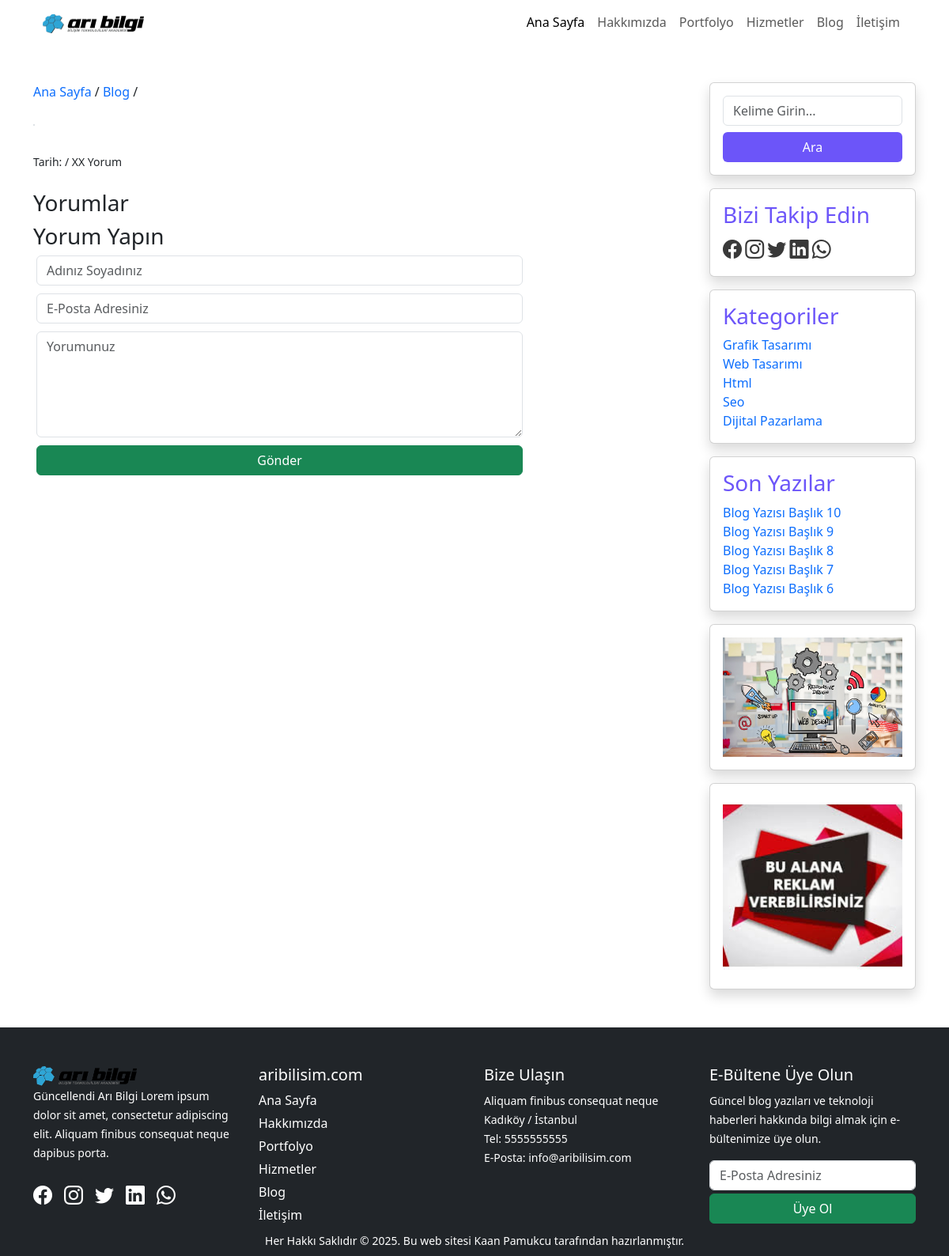
Screenshot of /makale.php with the database file from the repository.
### tables this page shows
CREATE TABLE `yazilar` (
  `id` int(11) NOT NULL,
  `baslik` varchar(150) NOT NULL,
  `aciklama` text NOT NULL,
  `meta` varchar(250) NOT NULL,
  `durum` varchar(15) NOT NULL,
  `tarih` varchar(15) NOT NULL,
  `kategori` varchar(50) NOT NULL,
  `gorsel` varchar(150) NOT NULL
);

CREATE TABLE `reklam_talep` (
  `id` int(11) NOT NULL,
  `isim` varchar(30) NOT NULL,
  `telefon` varchar(15) NOT NULL,
  `eposta` varchar(50) NOT NULL,
  `adres` varchar(50) NOT NULL,
  `gorsel` varchar(50) NOT NULL,
  `durum` varchar(10) NOT NULL
);

CREATE TABLE `ayarlar` (
  `id` int(11) NOT NULL,
  `kisaAciklama` text NOT NULL,
  `telefon` varchar(15) NOT NULL,
  `wp` varchar(15) NOT NULL,
  `eposta` varchar(75) NOT NULL,
  `adres` varchar(100) NOT NULL,
  `harita` text NOT NULL,
  `facebook` varchar(100) NOT NULL,
  `instagram` varchar(100) NOT NULL,
  `twitter` varchar(100) NOT NULL,
  `linkedin` varchar(100) NOT NULL,
  `logo` varchar(75) NOT NULL
);

### aside.php (the view, shortened to what this page needs)
<div class="col-md-3">
    <div class="row mb-3">
        <div class="col-12">
            <div class="card shadow">
                <div class="card-body">
                    <form action="" method="get">
                        <input type="search" name="ara" placeholder="Kelime Girin..." class="form-control mb-2">
                        <input type="submit" value="Ara" class="btn btn-purple w-100" name="find">
                    </form>
                </div>
            </div>
        </div>
    </div>
    <div class="row mb-3">
        <div class="col-12">
            <div class="card shadow">
                <div class="card-body">
                    <h3 class="text-purple">Bizi Takip Edin</h3>
                    <a href=""><i class="bi bi-facebook"></i></a>
                    <a href=""><i class="bi bi-instagram"></i></a>
                    <a href=""><i class="bi bi-twitter"></i></a>
                    <a href=""><i class="bi bi-linkedin"></i></a>
                    <a href=""><i class="bi bi-whatsapp"></i></a>
                </div>
            </div>
        </div>
    </div>
    <div class="row mb-3">
        <div class="col-12">
            <div class="card shadow">
                <div class="card-body">
                    <h3 class="text-purple">Kategoriler</h3>
                    <div class="flexList">
                        <?php
                        $katList = $db->prepare('select distinct kategori from yazilar');
                        $katList->execute();
                        if ($katList->rowCount()) {
                            foreach ($katList as $katListSatir) {
                        ?>
                                <a href="kategori.php?katAdi=<?php echo $katListSatir['kategori']; ?>"><?php echo $katListSatir['kategori']; ?></a>
                        <?php
                            }
                        }
                        ?>
                    </div>
                </div>
            </div>
        </div>
    </div>
    <div class="row mb-3">
        <div class="col-12">
            <div class="card shadow">
                <div class="card-body">
                    <h3 class="text-purple">Son Yazılar</h3>
                    <div class="flexList">
                        <?php
                        $yaziList = $db->prepare('select * from yazilar order by id desc limit 5');
                        $yaziList->execute();
                        if ($yaziList->rowCount()) {
                            foreach ($yaziList as $yaziListSatir) {
                        ?>
                                <a href="makale.php?postID=<?php echo $yaziListSatir['id']; ?>"><?php echo $yaziListSatir['baslik']; ?></a>
                        <?php
                            }
                        }
                        ?>
                    </div>
                </div>
            </div>
        </div>
    </div>
    <div class="row mb-3">
        <div class="col-12">
            <div class="card shadow">
                <div class="card-body">
                    <?php
                    $reklamCek = $db->prepare('select * from reklam_talep where durum="Onaylandı" order by id desc limit 1 ');
                    $reklamCek -> execute();
                    $reklamCekSatir = $reklamCek -> fetch();
                    ?>
                    <a href="<?php echo $reklamCekSatir['adres']; ?>" target="_blank"><img src="<?php echo $reklamCekSatir['gorsel']; ?>" alt="" class="w-100"></a>
                </div>
            </div>
        </div>
    </div>
    <div class="row">
        <div class="col-12">
            <div class="card shadow">
                <div class="card-body">
                    <img src="./assets/img/reklam.jpg" alt="Arı Bilişim Reklam Alanı" class="w-100" data-bs-toggle="modal" data-bs-target="#staticBackdrop" style="cursor: pointer;">
                </div>
            </div>
        </div>
    </div>
</div>

### footer.php (shortened to what this page needs)
<footer id="footer" class="bg-dark pt-5">
    <section id="topFooter">
        <div class="container">
            <div class="row">
                <div class="col-md-3">
                    <img src="<?php echo substr($ayarlarRow['logo'], 1); ?>" alt="Arı Bilişim Logo" class="w-50">
                    <div>
                        <small><?php echo $ayarlarRow['kisaAciklama']; ?></small>
                    </div>
                    <div class="social mt-4">
                        <a href="<?php echo $ayarlarRow['facebook']; ?>"><i class="bi bi-facebook"></i></a>
                        <a href="<?php echo $ayarlarRow['instagram']; ?>"><i class="bi bi-instagram"></i></a>
                        <a href="<?php echo $ayarlarRow['twitter']; ?>"><i class="bi bi-twitter"></i></a>
                        <a href="<?php echo $ayarlarRow['linkedin']; ?>"><i class="bi bi-linkedin"></i></a>
                        <a href="https://wa.me/+9<?php echo $ayarlarRow['wp']; ?>"><i class="bi bi-whatsapp"></i></a>
                    </div>
                </div>
                <div class="col-md-3">
                    <h5>aribilisim.com</h5>
                    <div class="footerMenu">
                        <a href="index.php">Ana Sayfa</a>
                        <a href="hakkimzda.php">Hakkımızda</a>
                        <a href="portfolyo.php">Portfolyo</a>
                        <a href="#hizmetler">Hizmetler</a>
                        <a href="blog.php">Blog</a>
                        <a href="iletisim.php">İletişim</a>
                    </div>
                </div>
                <div class="col-md-3">
                    <h5>Bize Ulaşın</h5>
                    <small>
                        <?php echo $ayarlarRow['adres']; ?> <br>
                        Tel: <a href="tel:+9<?php echo $ayarlarRow['telefon']; ?>"><?php echo $ayarlarRow['telefon']; ?></a> <br>
                        E-Posta: <a href="mailto:<?php echo $ayarlarRow['eposta']; ?>"><?php echo $ayarlarRow['eposta']; ?></a>
                    </small>
                </div>
                <div class="col-md-3">
                    <h5>E-Bültene Üye Olun</h5>
                    <small>Güncel blog yazıları ve teknoloji haberleri hakkında bilgi almak için e-bültenimize üye olun.</small>
                    <form action="" method="post" class="mt-3">
                        <input type="email" name="eposta" placeholder="E-Posta Adresiniz" class="form-control mb-1">
                        <input type="submit" class="btn btn-success w-100" value="Üye Ol" name="uyeOl">
                    </form>
                </div>
            </div>
        </div>
    </section>
    <section id="bottomFooter" class="py-2">
        <div class="container">
            <div class="row">
                <div class="col-12 text-center">
                    <small>Her Hakkı Saklıdır &copy; 2025. Bu web sitesi <a href="https://www.kaanpamukcu.com">Kaan Pamukcu</a> tarafından hazırlanmıştır.</small>
                </div>
            </div>
        </div>
    </section>
</footer>
</body>
</html>

### assets/css/style.css (style rules this page uses)
* { text-decoration: none !important; }
.footerMenu { display: flex; flex-direction: column; gap: 5px; }
.bi { font-size: 24px; color: #393939; }
.social { display: flex; column-gap: 15px; }
#footer, #footer a, #footer .bi { color:#fff; }
.btn-purple, .bg-purple { background-color: #6c55f9; color:#fff; }
.text-purple { color: #6c55f9; }
.flexList { display: flex; flex-direction: column; }

### rows the page displays
yazilar: baslik "Blog Yazısı Başlık 10"
yazilar: baslik "Blog Yazısı Başlık 9"
yazilar: baslik "Blog Yazısı Başlık 8"
yazilar: baslik "Blog Yazısı Başlık 7"
yazilar: baslik "Blog Yazısı Başlık 6"
reklam_talep: gorsel (picture)
ayarlar: logo (picture), kisaAciklama "Güncellendi Arı Bilgi Lorem ipsum dolor sit amet, consectetur adipiscing elit. Aliquam finibus consequat neque dapibus porta.", adres "Aliquam finibus consequat neque Kadıköy / İstanbul", telefon "5555555555", eposta "info@aribilisim.com"

### other values shown
$katListSatir['kategori'] "Grafik Tasarımı"
$katListSatir['kategori'] "Web Tasarımı"
$katListSatir['kategori'] "Html"
$katListSatir['kategori'] "Seo"
$katListSatir['kategori'] "Dijital Pazarlama"
